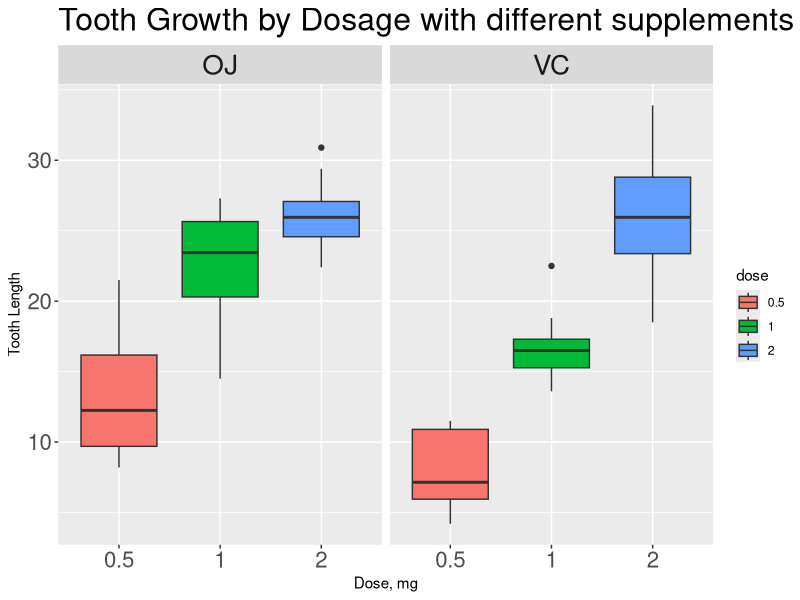

Write R code to recreate this figure. (Note: this script raises an error after producing the figure.)
## ---- chunk 1
options(tinytex.verbose = TRUE)
knitr::opts_chunk$set(fig.width=12, fig.height=4) 
## ---- chunk 2
#upload data and required libraries
library(reshape2)
library(gplots)
library(ggplot2)
library(knitr)
library(kableExtra)

data(ToothGrowth)
## ---- chunk 3
head(ToothGrowth,3)
## ---- chunk 4
summary(ToothGrowth)
## ---- chunk 5
ToothGrowth$dose<-as.factor(ToothGrowth$dose)
ggplot(data=ToothGrowth, aes(dose, len, group=dose))+
  geom_boxplot(aes(fill=dose))+
  facet_grid(.~supp)+
  ggtitle('Tooth Growth by Dosage with different supplements', )+
  ylab('Tooth Length')+
  xlab('Dose, mg')+
  theme(plot.title=element_text(size=23), axis.text = element_text(size=16),
        strip.text.x = element_text(size=20))

## ---- chunk 6
#split up and rearrange the data set into subsets of supplements and dosage;
data_dose<-unstack(ToothGrowth, len~dose)
data_supp<-unstack(ToothGrowth, len~supp)
t<-kable(list(summary(data_dose),summary(data_supp)))
kable_styling(t, latex_options = 'hold_position')
## ---- chunk 7
t.test(data_supp$OJ,data_supp$VC, var.equal = FALSE)[3:4]
## ---- chunk 8
s1<-t.test(data_dose$X0.5,data_dose$X1, var.equal = FALSE)[3:4]
s2<-t.test(data_dose$X0.5,data_dose$X2, var.equal = FALSE)[3:4]
s3<-t.test(data_dose$X1,data_dose$X2, var.equal = FALSE)[3:4]
p_value<-list(s1$p.value,s2$p.value,s3$p.value)
conf_int<-list(round(s1$conf.int,2),round(s2$conf.int, 2),round(s3$conf.int,2))
p_value<-as.data.frame(p_value, col.names = c('mg0.5vs1', 'mg0.5vs2', 'mg1vs2'))
conf_int<-as.data.frame(conf_int, col.names = c('mg0.5vs1', 'mg0.5vs2', 'mg1vs2'), row.names = c('lower limit', 'upper limit'))
t1<-kable(list(p_value, conf_int), caption='P values and confidence intervals for dosage')
kable_styling(t1, latex_options = 'hold_position')
